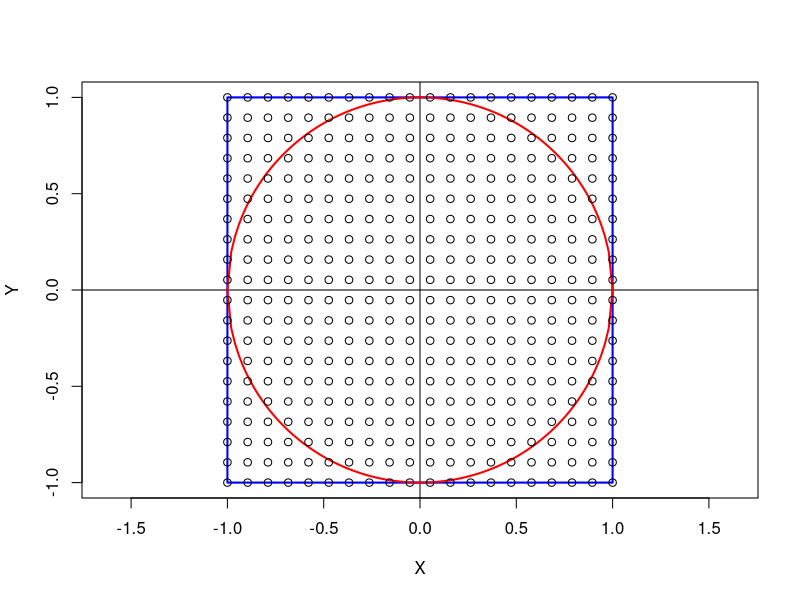

Recreate this plot in R. (Note: this script raises an error after producing the figure.)

################################################################
##    LISA Short Course Series
##       Introduction to R
##    Sai Wang, LISA Collaborator
##     Department of Statistics
##          Feb 28 / March 1, 2011
################################################################
##      Outline of talk
##  Section I:   programming basics
##  Section II:  graphing
##  Section III: basic statistical analysis
################################################################


################################################################
##  Section I:   Programming Basics

################################
##  1. Introduction and Preliminaries

# Download & Install R: www.r-project.org
# Introduction Document: http://cran.r-project.org/doc/manuals/R-intro.pdf

# R interface:
## 1. You can use R console for simple calculation / simple command trial.
## 2. You should write R codes in script editor, and save your script freq.ly.

# Naming conventions:
## 1. R is case SENSITIVE! 'abc' 'ABC' 'Abc' are different.
## 2. The name of an object must begin with a letter or '.' then letter.
## 3. Only '.', '_' and alphanumeric symbols 'a-zA-Z0-9' allowed.
## 4. Avoid using the same names of R default constant and functions.
## 5. Use meaningful names.

# Commenting in a script:
## prefix '#' to add comments, contents after '#' in a line will not be
## submitted.

# Running a block of script from R Editor:
## 1. Select a block of script and hit 'ctrl+R' to run selection;
## 2. If no selection is made, 'ctrl+R' runs the line where the cursor is at.

# Use ?ftnname for help on a specific function
    ?mean
## Use ??content to search for help documents related to content
    ??'generalized linear model'

# Download packages and load libraries
## Menu: Packages -> install packages
    library()

# Assignment operation:
## 1. Traditional assignment operator is '<-'
## 2. Now '=' works too
## 3. Only difference is that '=' is also used inside a function argument (inside
##    the '( )'after function name) for argument specification.
    a <- 123;  b = 123 # a and b are the same
        

##  END of 1. Introduction and Preliminaries
################################


################################
##  2. Vectors

########
##  2.1. Vector assignment and value types

# In R, a vector is a 1-dimensional group of ordered elements.
## A constant is a vector of length 1, whose values can be of the following 
## types: 
    v.1 = 2.13  # numeric value
    v.2 = TRUE; FALSE  # logical value; or use T, F
    v.3 = "Hello"  # character value
# Use 'class()' to check value type.
    class(v.2)
    class(v.3)
## Actually there are two more types: complex and raw.

# Use 'c()' to combine multiple values into one vector
    v.4 = c(1,3,5,7)
    v.5 = c(v.1,v.4)

# You can use 'names()' to assign names to components.
    names(v.4) = c('Mon','Wed','Fri','Sun')

# Components in a vector can ONLY be of ONE value type, namely: numeric, logical 
## or character. If there are mixed types when creating a vecter, all values will
## be coerced into one type with the following priority relationship:
##    character > numeric
##    character > logical
##    numeric > logical
    c('May',14)
    c('Hi',T)
    c(13,F)   
    v.6 = c(12,F,'hello')
    v.7 = c(c(12,F),'hello') # Is v.7 the same as v.6 ?


########
##  2.2. Generating regular sequences

# Use 'seq()' or ':' to generate a regular sequence 
    ?seq # Get help document on 
# Default usage: 
##   seq(from = 1, to = 1, by = ((to - from)/(length.out - 1)),
##       length.out = NULL, along.with = NULL, ...)
    seq(1,10,by=.5) # increment of .5
    seq(1,10,length.out=15) # no. of values in sequence is 15

# ':' is a simplied version with increment of either +1 or -1
    1:10
    0.2:-5

# Use 'rep()' to replicate elements in a vector 
    v.8 = 1:5
    rep(v.8,times=3) # repeat whole sequence 3 times
    v.9 = rep(v.8,times=1:5) # repeat each element for different times 
    rep(v.8,each=3) # repeat each element 3 times


########
##  2.3. Referencing elements in a vector

    v.10 = 1:10

# Use 'length()' to get number of elements in a vector .
    length(v.10)

# Use '[ ]' and index vectors to select subset of elements in a vector.
## 1. Use index vector of positive integers to select elements.
    v.10[3]
    v.10[c(1,3,8)]
## 2. Use index vector of negtive integers to exclude elements.
    v.10[-3]
    v.10[-c(1,3,8)]  
## 3. Use logical index vector to select elements based their values.
    v.10>=5
    v.10[v.10>=5]
    v.10[v.10>=5 & v.10<8]
    v.10[v.10>=8 | v.10<4]

# You can modify values of selected elements using regular assignment operation.
    v.10[c(3,5,7)] = -c(1:3)
    v.10[v.10<0] = 0


########
##  2.4. Vector Arithmetics and Commonly Used Functions

# The arithmetic operations on vectors are usually element-wise.
    v.11 = 1:5; v.12 = 2:6
    v.11+5; v.11^2
    v.11*v.12
    v.11%*%v.12 # '%*%' inter-product or matrix multiplication

# Commonly Used Arithmetic Functions
    floor(3.123)
    ceiling(3.123)
    round(3.512)
    9%/%4 # integer divide
    9%%4 # remainder of integer divide
    4^2 # power function
    log(4)
    exp(2)

# Logical Operations  
    pi>3.14
    !(pi>3.14) # NOT 
    10/2 == 5 # check whether equal
    10/2 != 5 # check whether different
    pi>3.14 & pi<3.15 # AND operation, TRUE iff both conditions are TRUE
    pi>3.15 | pi<3.14 # OR operation, FALSE iff both conditions are FALSE
# Logical operations on vectors are still element-wise.
## Consider two vectors of 5 random standard normal obs.
    set.seed(12345) # set seed of random number generator
    v.13 = rnorm(5, mean=0, sd=1) 
    v.14 = rnorm(5, mean=0, sd=1)
    v.13>v.14
    v.13>0 & v.14>0
## Recall logical operations are usually used in subsetting vectors based values.
    v.13[v.13>0]

# Commonly Used Descriptive Functions
    sort(v.13) # default in increasing order; 
               # use sort(v.13, decreasing=T) for decreasing order 
    min(v.13)
    max(v.13) 
    mean(v.13) # mean
    sd(v.13) # standard deviation
    summary(v.13) # 5 number summary plus mean
    quantile(v.13,.05) # return sample quantiles
# Be careful with NA values, function may act differently from what you think 
## if NA values present. Many R built-in functions allow you to exclude NA
## values from calculation by specifying the 'na.rm=TRUE' 
    v.13[1] = NA # now v.13 has an NA
    mean(v.13)
    mean(v.13,na.rm=T)


########
##  2.5. Example: A Numerical Method to Estimate pi

# Illustration
    n=20; x=rep(seq(-1,1,len=n),n); y=rep(seq(-1,1,len=n),each=n)
    win.graph()
    plot(c(-1,-1,1,1,-1),c(-1,1,1,-1,-1),type='l',xlab='X',ylab='Y',asp=1,col='blue',lwd=2)
    abline(h=0,v=0); 
    curve(sqrt(1-x^2),-1,1,col='red',add=T,lwd=2)
    curve(-sqrt(1-x^2),-1,1,col='red',add=T,lwd=2)
    points(x,y)
# Try to write R code to estimate pi
    n=1000
    x=rep(seq(-1,1,len=n),n)
    y=rep(seq(-1,1,len=n),each=n)
    4*sum(x^2+y^2 <=1)/n^2

##  END of 2. Vectors
################################


################################
##  3. Factors

# A factor is a 1-dim object used to specify a discrete classification 
## (grouping) of your data. Consider the following data
    incomes <- c(60,49,40,61,64,60,59,54,62,69,70,42,56,61,61,61,58,51,48,
      65,49,49,41,48,52,46,59,46,58,43)
    state <- c("tas","sa","qld","nsw","nsw","nt","wa","wa","qld","vic","nsw"
      ,"vic","qld","qld","sa","tas","sa","nt", "wa","vic","qld","nsw","nsw",
      "wa","sa","act","nsw","vic","vic","act")

# Use 'factor()' to create a factor object
    statef <- factor(state)

# Use 'levels()' to display distinct classes/groups in a factor
    levels(statef)

# Use 'tapply()' to apply functions to each factor level
    tapply(incomes,statef,mean) # this returns mean income for each state
    tapply(incomes,statef,sd) 

##  END of 3. Factors
################################


################################
##  4. Matrix

# A vector is 1-dim. An array can be multi-dimesional. A matrix is 2-dim, a special case
## of array. We only focus on 2-dim matrix.

# Use 'matrix()' to create a matrix
    matrix(0,nrow=4,ncol=3) # creates 4x3 matrix of 0's
    m.1 = matrix(1:12,4,3) # specify values by columns by default
    matrix(1:12,4,3,byrow=T) # you can specify values by rows

# Use 'dim()' to retrieve/set dimension of a matrix
    dim(m.1) # retrieve dimension of m.1
    dim(m.1)[1] # no. of rows in m.1
    dim(m.1)[2] # no. of cols in m.1
    dim(m.1) = c(3,4) # you can even modify dimension

# Use '[]' to access elements in a matrix
    m.2 = matrix(1:12,4,3)
## Inside '[ ]', indices of each dimension are separated by ','.
## To select one element
    m.2[3,2] # 3rd row and 2nd col
## To select multiple elements:
    m.2[2,] # all elements in 2nd row
    m.2[,3] # all elements in 3rd col
    m.2[2,c(1,3)] # 2nd row & 1st,3th col
## To exclude elements, use negative index
    m.2[-2,-3] # all elements except the ones in 2nd row OR 3rd col
## You can actually use linear index to access elements
    m.2[10] # linear index of [10] for a 4x3 matrix is equal to [2,3]
## To select elements based on their values
    m.2[m.2>=4] # this returns a vector

# Use 'colnames()' to assign names to columns
    colnames(m.2) = c('Var1','Var2','Var3')
  
# Commonly used matrix arithmetics
    set.seed(12345);  
    m.3 = matrix(rpois(8,4),4,2)
    t(m.3) # transpose
    m.3*m.3 # element-wise product
    m.4 = t(m.3)%*%m.3 # matrix product
    solve(m.4) # inverse
    cbind(1:4,m.3) # combine vectors/matrices by columns
    rbind(t(m.3),1:4) # combine vectors/matrices by rows
    diag(m.4) # diagonal elements in m.4
    diag(1:4,4,4) # create a diagonal matrix

##  END of 4. Array and Matrix
################################


################################
##  5. List and Data.frame

########
##  5.1. List

# A list is an object consisting of an ordered collection of objects known as its
## components. Each component is a separate object, which can be a vector, array, 
## or list itself.  List is the most flexible data structure in R.  The output of
## many statistical analysis functions is given in the list format.

# Use 'list()' to create list objects
    lst.1 = list(name="Fred",wife="Mary",no.children=3,child.ages=c(4,7,9))

# Use 'length()' to retrieve no. of top level components 
    length(lst.1)

# Use 'names()' to retrieve/modify names of top level components
    names(lst.1)

# Use '[[ ]]' or '$' to reference components of list objects
## use '[[i]]' to access ith component
    lst.1[[3]]
## use "[['component_name']]" to access specific component
    lst.1[['child.ages']] 
## use '$component_name' to access specific component
    lst.1$wife
    lst.1$w # you can use abbreviations as long as it's unique
    lst.1$n # NULL because names of both 1st and 3rd components begin with 'n'
    lst.1$no
## do not use '[ ]'


########
##  5.2. Data.Frame

# A data frame is used for storing data tables. It is a list of vectors of equal 
## length. For example, the following object df.1 is a data.frame containing 3
## vectors v.n, v.s, v.b of length 4.
    v.n = c(2,3,5,7) 
    v.s = c("aa","bb","cc","dd") 
    v.b = c(TRUE,FALSE,TRUE,TRUE) 
    df.1 = data.frame(v.n,v.s,v.b) 

# Data frame is very useful in importing data from external files. This is done 
## through the function 'read.table()'.
## But you have to first retrieve your current working directory for R
    getwd() 
## If neccessary, set working directory to where your data file is stored.
    setwd('C:\\Documents and Settings\\sai\\Desktop') # use '\\' or '/'
## Now load 'dat1_houses.txt' file
    df.2 = read.table('dat1_houses.txt',sep='',header=T)
## Or use 'read.csv()' specifically for comma separated file. If you have your data
## in Excel, you can first save your data file as '.csv' type in Excel, then import
## into R using 'read.csv()'.

# You can also output your R matrix, data.frame to an external file
    write.csv(df.2, 'my_output_data.csv')

# You can reference values in a data.frame in the same way as for a list
    df.1[[2]] # 2nd component in df.1
    df.1$v.n # the component with name 'v.n'
## Since components in a data.frame must have the same length, a data.frame can be 
## viewed as a matrix, so you can also use the way to reference values in a matrix. 
    df.1
    df.1[1,] # 1st row; 1st data entry/obs 
    df.1[,1:2] # 1st and 2nd variables

# Use 'attach()' to make variables in a data.frame directly accessable 
    names(df.2); df.2$Price;  Price
    attach(df.2); Price


# Now you've seen all types of data structures in R, most R functions are generic, 
## which means that they may operate differently depending on the input structure.
    df.3 = df.2[,-6] # now df.3 is a data.frame with 5 numeric variable
    m.5 = as.matrix(df.3) # now m.5 is a matrix with the same values
    class(df.3); class(m.3)
    mean(df.3) # 'mean()' for a d.f. object returns means for each variable
    mean(m.5) # 'mean()' for a matrix returns mean of all elements
    colMeans(m.5) # for a matrix, 'colMeans()' works
## 'apply()' is useful if you want a function to operate along a specifc dimension.
    apply(m.5,1,sum) # sum for each row
 
##  END of 5. List and Data.Frame
################################


# We have created lots of objects, but we don't need them now. Let's clear all 
## existing objects.
    ls() # list all existing objects
    rm(list=ls()) # delete all objects


################################
##  6. Conditional Execution and Loops

########
##  6.1. Conditional Execution with if...else... statement

# Format of if...else...:
##  if (condition) {
##		commands to run if condition is TRUE
##  } else {
## 		commands to run if condition is FALSE
##	} # the else statement is optional 
## Example:
    set.seed(123)
    v.1 = runif(1) # generates a random number in (0,1)
    if (v.1>.5) print('Head') else print('Tail')
## do this again
    v.1 = runif(1) # generates a random number in (0,1)
    if (v.1>.5) print('Head') else print('Tail')


########
##  6.2. 'for()' loops

# 'for' loops are useful if you know exactly how many times to iterate  
    for (i in 1:10) {
        # put commands to run for each value of i inside the '{ }'
        print(i) 
    }

# You can pre-specify a vector of any values for i to loop over.    
    v.2 = c('blue','red','yellow')
    for (i in v.2) {
        print(i)
    } 


########
##  6.3. 'while()' loops

# A 'while()' loop will continue to iterate until the condition becomes FALSE.
    v.3 = 0; niter = 0 # intial value of v.3 and iteration counter
    while (v.3<0.9) {
        v.3 = runif(1)
        niter = niter+1  
        cat('iter:',niter,'   v.3=',v.3,'\n')
    }
## Be careful with your condition expression, there must be some command inside
## '{ }' to change the condition for 'while()' loops to FALSE.

##  END of 6. Conditional Execution and Loops
################


##  END of Section I:   Programming Basics
################################################################



################################################################
##  Section II:   Graphing

# High-level plotting functions create a new plot on the graphics device, 
##  possibly with axes, labels, titles and so on. 

# Low-level plotting functions add more information to an existing plot, 
##  such as extra points, lines and labels. 
 
# For this section, we will work with the R built-in data set 'mtcars'
    ?mtcars # description of data set
    attach(mtcars) # now we can directly use component names

################
##  7. High-level Graphing Functions

# High-level plotting functions create a new plot on the graphics device, 
##  possibly with axes, labels, titles and so on. 

########
##  7.1. 'plot()'
    plot(wt,mpg) # if inputs are 2 vectors, scatterplot of 1st on X, and 2nd on Y
    plot(cbind(wt,mpg,cyl)) # if input is a matrix, scatterplot of first 2 columns
    plot(mpg~wt) # you can also use foumula expression
    plot(mpg~factor(cyl)) # if 'y~factor', boxplot for each level
    plot(factor(cyl)) # if input is a factor, bar chart of # of obs in each level
    plot(mtcars) # if input is a data.frame, scatterplot matrix

########
##  7.2. other high-level plotting functions
    hist(mpg,freq=F) # histogram
    boxplot(mpg) # boxplot
        boxplot(mpg~cyl,col=rainbow(3)) # you can also use formula
    cyl_freq = table(cyl);  pie(cyl_freq) # pie chart for freq. data
    barplot(cyl_freq, horiz=T) # barplot for freq. data, horiz=T / F
    qqnorm(mpg) # Normal Q-Q plot
    curve(.5*x^2+log(x),from=0,to=1) # draw function curve

########
##  7.3. Misc.

# High-level function creates a new plot on the current window. 
## Use 'win.graph()' to create a new empty window if you don't want your current 
## plot to be replaced.
    win.graph()
    plot(mpg~factor(cyl)) # if 'y~factor', boxplot for each level

# Some high-level plots can be overlayed with 'add=TRUE' argument.
    win.graph()
    curve(.5*x^2+log(x),from=0,to=1) # draw function curve
    curve(.5*x^2+0.8*log(x),from=0,to=1,add=T,col='red')

# Optional arguments to high-level plotting functions:
    plot(mpg~wt) # default plot
    win.graph()
    plot(mpg~wt,xlab='Weight',ylab='Miles per Gallon',main='add a titile',
         sub='also a subtitile if you want',axes=T,xlim=c(1,6),ylim=c(10,40))

# You can control graphing parameters within a function argument.
## These work for both high-level and low-level graphing functions.
## Some commonly used parameters:
##     'col=' color, 'pch=' point symbol, 'cex=' magnification ratio
##     'lwd=' line width, 'lty=' line type
## ?par for more details. 
## http://www.statmethods.net/advgraphs/parameters.html
    plot(mpg~wt,col='red',pch=3,cex=.4) # color, point style, 40% of default size
    curve(38-5.7*x,1.5,5.5,add=T,lwd=2,lty=2,col='blue') 
## You can also control global graphing parameters with 'par()'. Changes made in 
## 'par()' will remain in effect until end of R session.

# To place multiple plots in the same graph window
    par(mfrow=c(1,2)) # 1 row 2 cols by row
    plot(mpg~factor(cyl))
    plot(mpg~wt)

##  END of 7. High-level Graphing Functions
################


################
##  8. Low-level Graphing Functions

# Low-level plotting functions add more information to an existing plot, 
##  such as extra points, lines and labels. Low-level plotting ftns must be used
##  after a plot beging created by a high-level ftn.

# A list of commonly used low-level graphing functions:
##   points(x, y) 
##   lines(x, y) 
##   text(x, y, labels, ...) 
##   abline(a, b) abline(h=y) abline(v=x) 
##   legend(x, y, legend, ...) 
##   title(main, sub) 
##   axis(side, ...) 

# Example:
# First run the following codes to make arbitrary data 
    n = 50;  set.seed(12345)
    x = runif(n,0,4) 
    e = rnorm(n,0,.2)
    e[50] = 1.5 # add an outlier at the 50th obs 
    y = 1+.5*x+e # true model
    fit = lm(y~x) # SLR fit    
# Now use high-level ftn 'plot()' to create a basic plot
    plot(x,y)
# Now use low-level ftn to add extra info
    points(x[50],y[50],col='red')
    text(x[50],y[50],'outlier',col='red',pos=1)
    lines(0:4,1+.5*(0:4),col='blue',lwd=2)
    lines(0:4,fit$coefficients[1]+fit$coefficients[2]*(0:4),col='red',lwd=2,lty=2)
    title(main='Simple linear regression')
    legend('bottomright',legend=c('True model','SLR fit'),col=c('blue','red'),
            lty=1:2,lwd=2)

# The following code defines a function that draws scatterplot of x and y, and 
## draws points for each level of the grouping variable z in different colors and
## and symbols.
  scatter.c = function(x,y,z,obs=F) {
	n = length(x)
  	classes = sort(unique(z))
    	nclass = length(classes)
    	cols = rainbow(nclass+1)
    	z.col = rep(0,n)
    	z.pch = rep(0,n)
    	for (i in 1:nclass) {
      	z.col[z==classes[i]] = cols[i]
		z.pch[z==classes[i]] = i
    	}
    	plot(x,y,type='n',xlab='',ylab='')
    	points(x,y,col=z.col,pch=z.pch)
    	if (obs) {
      	text(x,y,c(1:n),pos=1,col=z.col,cex=1)
    	}
  }
# Apply this function to wt, mpg and cyl 
    scatter.c(wt,mpg,cyl,obs=T)
    title(xlab='weight',ylab='Miles per Gallon',main='Scatter plot of mpg*wt by cyl')
    legend('topright',legend=c('cyl: 4','cyl: 6','cyl: 8'),col=rainbow(3),pch=1:3)

##  END of 8. Low-level Graphing Functions
################

##  END of Section II:   Graphing
################################################################




################################################################
##  Section III:   Basic Statistical Analysis
    
################
##  9. T-test

# Still use the 'mtcars' data set. Consider comparing mpg of cars between 
## automatic and manual transmission.

# First plot data
    boxplot(mpg~am,xlab='Transmission',ylab='mpg',names=c('auto','manual'))

# Two sample t-test
    t.test(mpg~am) # Default is Welch t-test with unequal variance assumption
    t.test(mpg~am,var.equal=T) # T-test with equal variance assumption
## Suppose data in two vectors
    mpg.a = mpg[am==0];    mpg.m = mpg[am==1]
    t.test(mpg.a,mpg.m)
    # t.test(x,y,paired=T) # paired t-test

# One sample t-test
    t.test(mpg.a,mean=20) # test whether mean mpg for automatic is 20

# Power of two sample t-test
    power.t.test(n=32, delta=2, sd=2) # power
    power.t.test(delta=2,sd=2,power=.8) # min sample size to give power of 0.8

# Checking for normality
    qqnorm(mpg.a)		# normal quantile-quantile plot
    shapiro.test(mpg.a)	# Shapiro-Wilk Normality Test

##  END of 9. T-test
################


################
##  10. ANOVA
# ANOVA is used to compare means of more than two groups.

# One-way ANOVA: consider comparing mpg for 3 cyl levels
## First plot data
    boxplot(mpg~cyl,xlab='cyl',ylab='mpg')
## One-way ANOVA:
    a.1 = aov(mpg~factor(cyl))
    summary(a.1)
## pairwise comparisons
    TukeyHSD(a.1)
    plot(TukeyHSD(a.1))

# Two-way ANOVA: consier comparing mpg~cyl*am
## First plot data
    par(mfrow=c(1,2))
    boxplot(mpg~cyl,subset=am==0,ylim=c(10,35),xlab='cyl',main='automatic')
    boxplot(mpg~cyl,subset=am==1,ylim=c(10,35),xlab='cyl',main='manual')
## Two-way ANOVA:
    a.2 = aov(mpg~factor(cyl)*factor(am)) # main effects and intaction
    # a.2 = aov(mpg~factor(cyl)+factor(am)) # main effects only
    summary(a.2) # results based on type I SS
    drop1(a.2, ~., test="F") 	# type III SS and F Tests
    interaction.plot(cyl, am, mpg, type="b", col=c(1:3), 
     	leg.bty="o", leg.bg="beige", lwd=2, pch=c(18,24,22), 
	xlab="Number of Cylinders", ylab="Mean Miles Per Gallon", 
   	main="Interaction Plot")
## pairwise comparisons
    TukeyHSD(a.2)
    plot(TukeyHSD(a.2,'factor(cyl):factor(am)'))

##  END of 10. ANOVA
################


################
##  11. Regression

# Consider the 'stackloss' dataset, which contains operational data of a plant 
## for the oxidation of ammonia to nitric acid. Read the descriptions about this 
## dataset by typing ?stackloss in R. 
    ?stackloss
    attach(stackloss)
## Plot data
    plot(stackloss)
## Fit linear regression model
    r.1 = lm(stack.loss~Air.Flow + Water.Temp + Acid.Conc., data=stackloss)
    names(r.1)
    r.1$fitted.values
    summary(r.1) # Summary of analysis
    anova(r.1) # Type I ANOVA table
    drop1(r.1,~.,test='F') # Type III ANOVA table
## Using 'plot()' on fitted model from 'lm()' produces nice diagnostic plots.
    par(mfrow=c(2,2))
    plot(r.1)
## Use 'predict()' on fitted model to get prediction intervals
    predict(r.1,interval='confidence',level=.9) # 90% confidence interval
    predict(r.1, newdata=data.frame(Air.Flow=65,Water.Temp=22,Acid.Conc.=80),    
            interval='prediction') # 95% prediction interval for arbitrary point

##  END of 11. Regression
################

##  END of Section III:   Basic Statistical Analysis
################################################################

